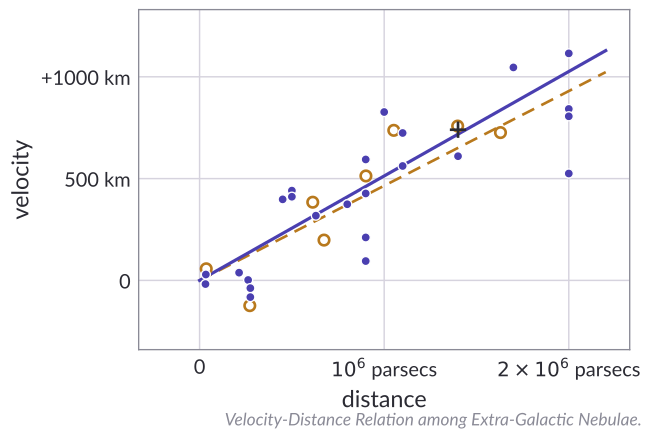

Reproduce this figure in Python.
#!/usr/bin/env python3
# ENV: shared
"""
Hubble's 1929 velocity-distance relation (Hubble 1929, PNAS 15, 168, Fig. 1),
redrawn point for point for the "Modern observational cosmology" slide.

Everything is read off the published figure, not recomputed:
  - filled discs: the 24 nebulae taken individually. Distances are those of
    Table 1 (the digitised x positions land on them to 0.005 Mpc); velocities
    are digitised from the figure, which plots them corrected for the solar
    motion (so they differ from the raw Table 1 column).
  - open circles: the nebulae combined into groups, digitised.
  - cross: the mean of the 22 nebulae without individual distances, digitised.
  - solid and dashed lines: slopes measured on the figure, 513 and 465 km/s/Mpc,
    Hubble's two published solutions.
Axes, grid (0, 1, 2 x 10^6 pc; 0, 500, 1000 km/s) and labels follow the
original; the palette (indigo / gold, Lato, grey hairlines) follows the
cosmology_timeline and flrw_curv figures that share the slide.

Output (this directory):
  hubble_diagram.svg
"""

import sys
from pathlib import Path

import numpy as np

HERE = Path(__file__).resolve().parent

ROOT = next(p for p in HERE.parents if (p / "_common.py").exists())
sys.path.insert(0, str(ROOT))
from _common import skip_if_built, slide_style

OUT = "hubble_diagram.svg"
skip_if_built(HERE, OUT)

import matplotlib.pyplot as plt

INDIGO = "#4a3fb0"
GOLD = "#b8791d"
TEXT = "#2b2b33"
MUTED = "#8a8a96"
HAIR = "#d6d3de"

# Individual nebulae: distance [Mpc] (Table 1), velocity [km/s] (Fig. 1)
D_IND = np.array([0.032, 0.034, 0.214, 0.263, 0.275, 0.275, 0.45, 0.5, 0.5, 0.63,
                  0.8, 0.9, 0.9, 0.9, 0.9, 1.0, 1.1, 1.1, 1.4, 1.7, 2.0, 2.0, 2.0, 2.0])
V_IND = np.array([-18, 29, 38, 2, -38, -82, 398, 441, 411, 318,
                  374, 594, 427, 211, 95, 827, 724, 562, 610, 1046, 1115, 842, 806, 525])

# Groups (open circles) and the 22-nebula mean (cross), digitised from Fig. 1
D_GRP = np.array([0.036, 0.272, 0.613, 0.674, 0.901, 1.052, 1.398, 1.630])
V_GRP = np.array([57, -124, 384, 198, 513, 737, 758, 726])
CROSS = (1.40, 740)

K_SOLID, K_DASHED = 513.0, 465.0

slide_style(1.25)
plt.rcParams.update({"font.family": "Lato", "xtick.top": False, "ytick.right": False,
                     "xtick.major.size": 0, "ytick.major.size": 0})

fig, ax = plt.subplots(figsize=(6.6, 4.6))
d = np.linspace(0, 2.2, 50)

for x in (0, 1, 2):
    ax.axvline(x, color=HAIR, lw=1.1, zorder=0)
for y in (0, 500, 1000):
    ax.axhline(y, color=HAIR, lw=1.1, zorder=0)

ax.plot(d, K_DASHED * d, color=GOLD, lw=2.0, ls=(0, (5, 3)), zorder=1)
ax.plot(d, K_SOLID * d, color=INDIGO, lw=2.4, zorder=2)
ax.scatter(D_GRP, V_GRP, s=62, facecolor="white", edgecolor=GOLD, linewidth=2.0, zorder=3)
ax.scatter(D_IND, V_IND, s=46, color=INDIGO, edgecolor="white", linewidth=1.0, zorder=4)
ax.scatter(*CROSS, s=150, marker="+", color=TEXT, linewidth=2.0, zorder=5)

ax.set_xlim(-0.33, 2.33)
ax.set_ylim(-340, 1330)
ax.set_xticks([0, 1, 2], ["0", r"$10^6$ parsecs", r"$2\times10^6$ parsecs"])
ax.set_yticks([0, 500, 1000], ["0", "500 km", "+1000 km"])
ax.set_xlabel("distance", color=TEXT, labelpad=6)
ax.set_ylabel("velocity", color=TEXT, labelpad=6)
for side in ax.spines.values():
    side.set_color(MUTED)
    side.set_linewidth(1.0)
ax.tick_params(labelcolor=TEXT, pad=6)

fig.text(0.59, -0.03, "Velocity-Distance Relation among Extra-Galactic Nebulae.",
         ha="center", va="top", color=MUTED, style="italic", fontsize=13)

fig.savefig(HERE / OUT)
print(f"    wrote {OUT}")
